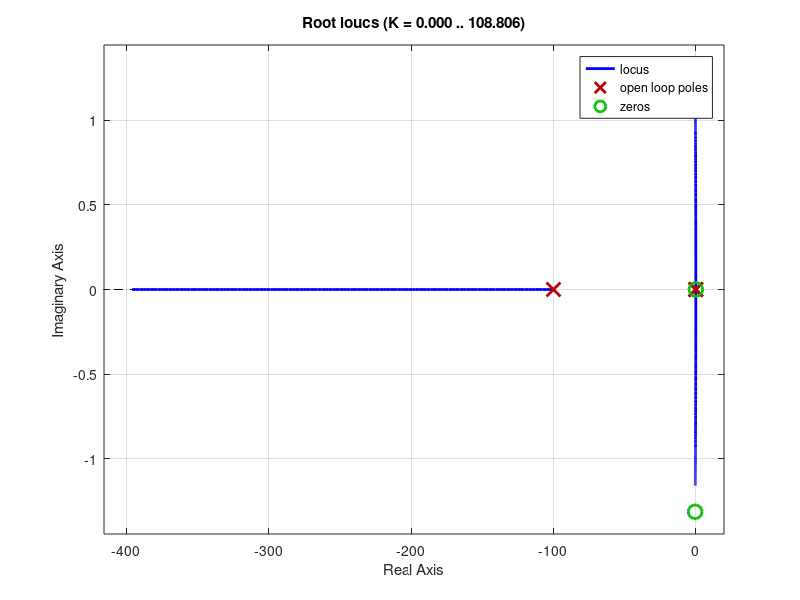

Source code (MATLAB): (Note: this script raises an error after producing the figure.)
Kt=0.0293;
Ke=0.0355;
Jm=2.9e-5;
Jgear=0.153e-4;
Ja=10.3e-3;
Js=1.95e-3;
Lm=1.56e-4;
Rm=1.02;
Bm=1.59e-4;
Bgear=1.11e-3;
N=0.3;
La=0.33;
Ls=0.4;
Ms=0.334;
Ma=0.288;
Bas=0;%1e-3;
g=9.8;

%%Transfer Function Creation
	s=tf('s');

%% ThetaA/U parameters

	A=(Jm+Jgear)/N^3+Ls*Ms*La/8-Ja;

	B=((Kt*Ke)/Rm+Bgear+Bm)/N^3;

	C=(-3*g)/(2*Ls)*((Jgear+Jm)/N^3-Ja)-g*La*(Ms/4+Ma);

	D=3*g/(2*Ls*N^3)*(Bgear+Kt*Ke/Rm+Bm);

	E=-3*g^2*La/(4*Ls)*(Ma+Ms);

	Fua=(-Kt/Rm*(s^2-3/2*g/Ls))/(A*s^4+B*s^3+C*s^2+D*s+E)

%% Without ThetaS

	F=(Jm+Jgear)-N^3*Ja;
	G=(Kt*Ke/Rm+Bgear+Bm);
	H=g*La*(Ms+Ma*N^3);
	Fuw=(Kt/Rm)*s/(s^2*F+s*G+H)

%% Wm to Theta A
	Fwa=N^3/s;

%% DistanceAlpha/ThetaA

	Fda=(-La*3*g/(2*Ls))/(s^2-3*g/(2*Ls))


%% Controller Design

	Karm=358;
	Kmotor=1;
	Kstick=22.8;
	ControllerArm=Karm*((1+1*100/(1+100/s)+1/s)+1/s);
	ControllerMotor=Kmotor*((1+0.01*100/(1+100/s)+1/s)+1/s);
	ControllerStick=-Kstick*(1+0.1*100/(1+100/s)+1/s)


%% Full transfer functions of the system
	ControlledSysStick = feedback(ControllerStick*Fda,1)
	ControlledSysArm = feedback(ControllerArm*Fwa,1)
	ControlledSysMotor = feedback(ControllerMotor*Fuw,1)


%% Root locus to simulate diffent controllers
	figure ('Name','Root Locus Motor, Arm & Stick')
		rlocus(ControllerArm*Fwa/Karm);
	hold on;
		rlocus(ControllerStick*Fda/Kstick,'--');
		rlocus(ControllerMotor*Fuw/Kmotor,'o');
	legend('ArmLoop','StickLoop','MotorLoop','Location','southwest')
	hold off;

	figure ('Name','Root Locus Arm');
	hold on
		rlocus(ControllerArm*Fwa/Karm);
	legend('ArmLoop','Location','southwest')
	hold off

	figure ('Name','Root Locus Motor');
	hold on
		rlocus(ControllerMotor*Fwa/Kmotor);
	legend('ArmLoop','Location','southwest')
	hold off

	figure ('Name','Root Locus Stick');
	hold on
		rlocus(ControllerStick*Fda/Kstick);
	legend('StickLoop','Location','southwest')
	hold off


%% Poles mapping

	figure ('Name','Actual poles localization Arm&Stick')
		pzmap(ControlledSysArm,'g');
	hold on;
		pzmap(ControlledSysStick,'r');	
	legend('ArmLoop','StickLoop','Location','southwest')
	hold off;

	figure ('Name','Step response Arm&Stick')
		step(ControlledSysArm);
	hold on
		step(ControlledSysStick);
	legend('ArmLoop','StickLoop','Location','southwest')
	hold off

%% Natural frequencies and their influence
	[WnArm,zetaArm] = damp(ControlledSysArm)
	[WnStick,zetaStick] = damp(ControlledSysStick)



% figure ('Name',3)
% margin(60*Fua2*ControllerA)
% figure ('Name',4)
% margin(-Fda)


%pidTuner(Fda)
